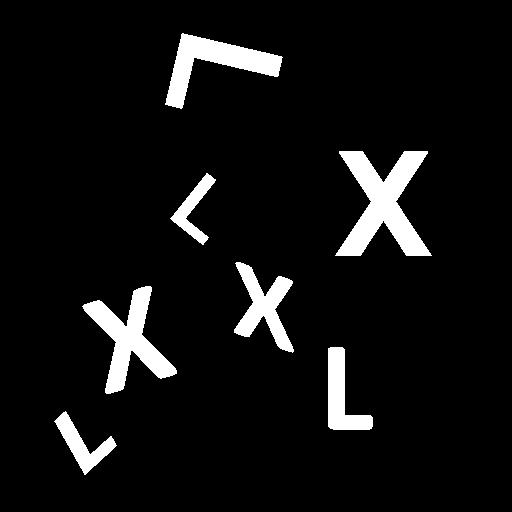
#> input picture 15_CV_notebook/example.png, 512 x 512 px
$ jupyter execute 15_identify_letters_unsupervised_IC.ipynb   (shell and % lines are left out)
#> lines starting #> are read from the running program, lines starting #| are printed output that depends on the picture; after the words box and inside, x2 and y2 are one past the last pixel; in counts of white or black regions, pixels touching at a corner belong together
[cell 1]
import matplotlib.pyplot as plt
plt.rcParams['axes.labelsize'] = 20
plt.rcParams['xtick.labelsize'] = 14
plt.rcParams['ytick.labelsize'] = 14
import numpy as np

import cv2

from skimage.io import imread
from skimage import color

# images and idea: Christian Dullin

[cell 2]
img = np.array(imread('example.png'))
#> img: shape (512, 512); 6.9% white; 7 white regions

plt.figure(figsize=(6,6))
plt.imshow(img,  cmap='gray')
plt.axis('off')
plt.title('the raw image', fontsize=20)
plt.show()

[cell 3]
# calculation of the contours in the images

# cv.findContours(image, mode, method [, contours[, hierarchy[, offset]]])
#
# mode: cv2.RETR_LIST: retrieves all of the contours without establishing any hierarchical relationships.
#
# method: cv2.CHAIN_APPROX_NONE: stores absolutely all the contour points. That is, any 2
# subsequent points (x1,y1) and (x2,y2) of the contour will be either horizontal, vertical or diagonal neig
cont,hierarchy=cv2.findContours(img, cv2.RETR_LIST,cv2.CHAIN_APPROX_NONE)
#> cont = 7 contours; box (x1, y1, x2, y2) and area: (335, 151, 432, 256) 4634, (82, 286, 177, 394) 3483, (165, 33, 283, 109) 3003, (234, 262, 294, 353) 2150, (328, 347, 373, 430) 1688, (54, 411, 117, 475) 1196, (170, 173, 216, 245) 936

[cell 4]
# create color image to draw contours
img_c = color.gray2rgb(img)
#> img_c is the input picture: shape (512, 512, 3); 6.9% white; 7 white regions, largest, box (x1, y1, x2, y2) and area: (335, 151, 432, 256) 4853, (82, 286, 177, 394) 3670, (165, 33, 283, 109) 3174

# cv.drawContours(image, contours, contourIdx, color, thickness)
# contourIdx: Parameter indicating a contour to draw. If negative, all the contours are drawn.
image_plus = cv2.drawContours(img_c, cont, -1, (255,0,0), 2)
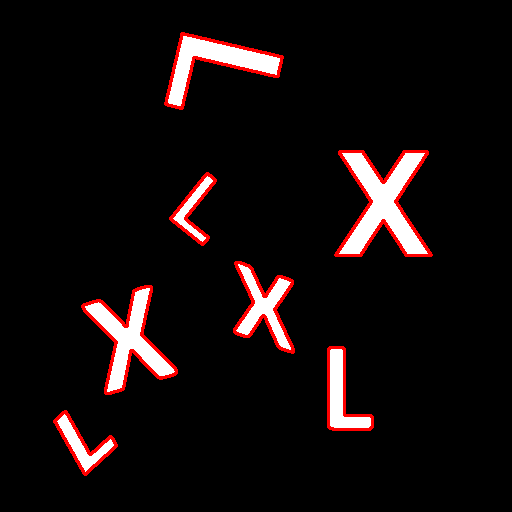
#> image_plus: shape (512, 512, 3); mean R, G, B 20.5, 12.9, 12.9

plt.figure(figsize=(6,6))
plt.imshow(image_plus)
plt.axis('off')
plt.title('image with contours', fontsize=20)
plt.show()

[cell 5]
# generation of an array for the fourier descriptors
FD = np.zeros([len(cont),100],dtype=complex)


# analyze all contours
for i in range(len(cont)):

    # if we would need very good scale invariance
    # this would be the point to interpolate all
    # contours so that they have the same length

    # interpret the contour as a complex number
    v=np.zeros([len(cont[i])],dtype=complex)

    # convert each contour point into a complex number
    for j in range(0,len(cont[i])):
        v[j]=cont[i][:,0][j,0]  +1j*cont[i][:,0][j,1]

    # compute the actual Fourier descriptors, keep the first 100
    # we scale with the length of the contour, given by v.shape[0] -> some scale invariance
    FD[i,:]=np.fft.fft(v)[0:100]/v.shape[0]
#> this loop made 7 passes

[cell 6]
from sklearn.cluster import KMeans
from sklearn import preprocessing

# finally use KMeans to cluster the fourier descriptors
# Note: don't use the 0 order harmonic since it depends on the position of the object
# already a few harmonics are sufficient
# we use the absolute value of the complex fourier descriptors since the phase depends on the orientation of the object
# we scale with the length of the contour, given by v.shape[0] -> soem scale invariance
# we normalize the feature space
X=preprocessing.normalize(np.absolute(FD[:,1:5]))
#> X = [[0.793, 0.571, 0.211, 0.0211], [0.927, 0.348, 0.134, 0.0467], [0.454, 0.0803, 0.887, 0.0352], [0.612, 0.065, 0.788, 0.0188], [0.871, 0.476, 0.12, 0.00759], [0.433, 0.135, 0.889, 0.0587], [0.867, 0.484, 0.118, 0.00951]]
kmeans=KMeans(n_clusters=2, n_init= 10).fit(X)

print(kmeans.labels_)
#| [1 1 0 0 1 0 1]

[cell 7]
# show result of clustering
img_f = color.gray2rgb(img)
#loop through all of the contours
for i in range(len(cont)):
    red = 0
    blue = 0
    if kmeans.labels_[i] == 0:
        red =255
    if kmeans.labels_[i] == 1:
        blue =255

    img_f=cv2.drawContours(img_f,[cont[i]],0,(red,0,blue),2)
#> this loop made 7 passes
#> (red, blue) on passes 1 to 7: (0, 255), (0, 255), (255, 0), (255, 0), (0, 255), (255, 0), (0, 255)
#> pass 1, `img_f=cv2.drawContours(img_f,[cont[i]],0,(red,0,blue),2)`:
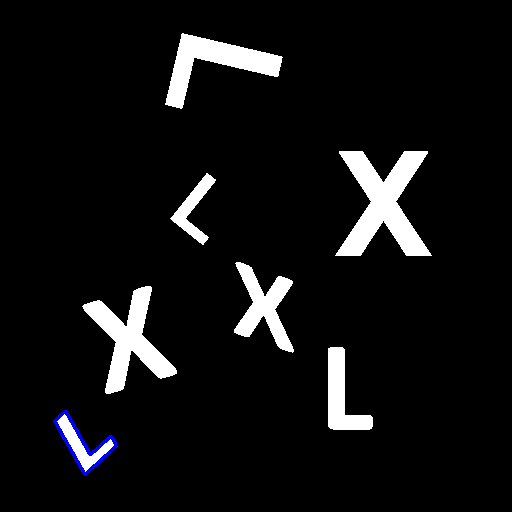
#> img_f: shape (512, 512, 3); 0.28% of pixels changed, all inside (x1, y1, x2, y2) = (53, 410, 118, 476)
#> pass 3, `img_f=cv2.drawContours(img_f,[cont[i]],0,(red,0,blue),2)`:
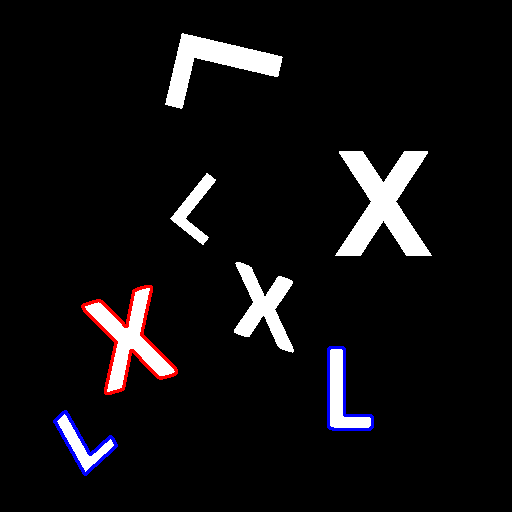
#> img_f: shape (512, 512, 3); mean R, G, B 17.3, 15.8, 17.3
#> after the loop:
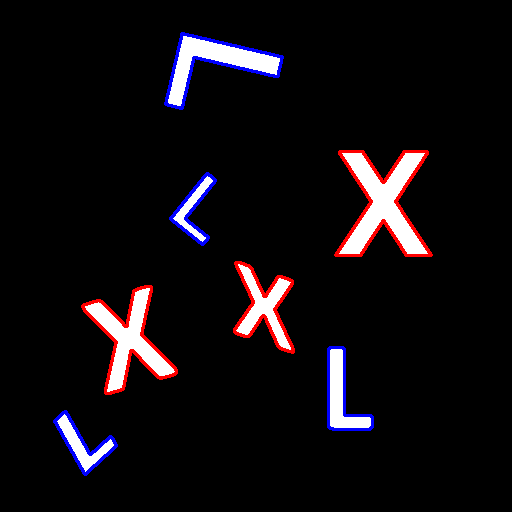
#> img_f: shape (512, 512, 3); 1.84% of pixels changed, all inside (x1, y1, x2, y2) = (164, 32, 433, 354)

plt.figure(figsize=(6,6))
plt.imshow(img_f)
plt.axis('off')
plt.title('letters, identified', fontsize=20)
plt.show()

## Exercise: identify all three types of letters in the next image

[cell 8]
img = np.array(imread('example_1.png'))
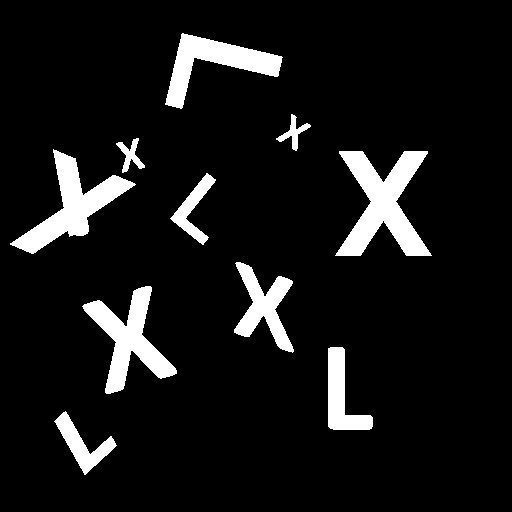
#> input picture 15_CV_notebook/example_1.png, 512 x 512 px
#> img: shape (512, 512); 8.7% white; 10 white regions
plt.figure(figsize=(6,6))
plt.imshow(img,  cmap='gray')
plt.axis('off')
plt.title('the raw image', fontsize=20)
plt.show()

[cell 9]
# calculation of the contours in the images

# cv.findContours(image, mode, method [, contours[, hierarchy[, offset]]])
#
# mode: cv2.RETR_LIST: retrieves all of the contours without establishing any hierarchical relationships.
#
# method: cv2.CHAIN_APPROX_NONE: stores absolutely all the contour points. That is, any 2
# subsequent points (x1,y1) and (x2,y2) of the contour will be either horizontal, vertical or diagonal neig
cont,hierarchy=cv2.findContours(img, cv2.RETR_LIST,cv2.CHAIN_APPROX_NONE)
#> cont = 10 contours; largest, box (x1, y1, x2, y2) and area: (335, 151, 432, 256) 4634, (10, 149, 136, 254) 3735, (82, 286, 177, 394) 3483, (165, 33, 283, 109) 3003, (234, 262, 294, 353) 2150

[cell 10]
# create color image to draw contours
img_c = color.gray2rgb(img)
#> img_c is the input picture: shape (512, 512, 3); 8.7% white; 10 white regions, largest, box (x1, y1, x2, y2) and area: (335, 151, 432, 256) 4853, (10, 149, 136, 254) 3921, (82, 286, 177, 394) 3670

# cv.drawContours(image, contours, contourIdx, color, thickness)
# contourIdx: Parameter indicating a contour to draw. If negative, all the contours are drawn.
image_plus = cv2.drawContours(img_c, cont, -1, (255,0,0), 2)
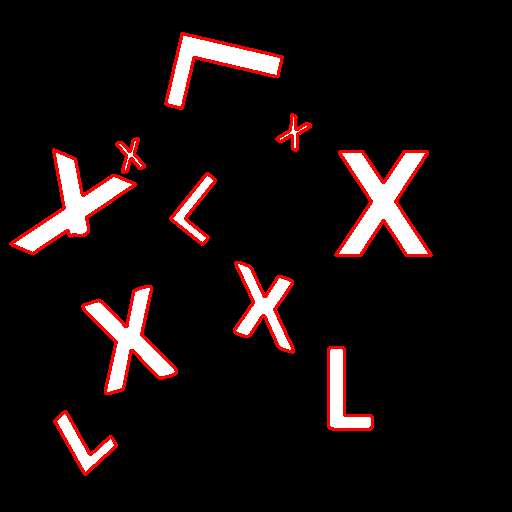
#> image_plus: shape (512, 512, 3); mean R, G, B 25.9, 16, 16

plt.figure(figsize=(6,6))
plt.imshow(image_plus)
plt.axis('off')
plt.title('image with contours', fontsize=20)
plt.show()

[cell 11]
# generation of an array for the fourier descriptors
FD = np.zeros([len(cont),100],dtype=complex)


# analyze all contours
for i in range(len(cont)):

    # if we would need very good scale invariance
    # this would be the point to interpolate all
    # contours so that they have the same length

    # interpret the contour as a complex number
    v=np.zeros([len(cont[i])],dtype=complex)

    # convert each contour point into a complex number
    for j in range(0,len(cont[i])):
        v[j]=cont[i][:,0][j,0]  +1j*cont[i][:,0][j,1]

    # compute the actual Fourier descriptors, keep the first 100
    # we scale with the length of the contour, given by v.shape[0] -> some scale invariance
    FD[i,:]=np.fft.fft(v)[0:100]/v.shape[0]
#> this loop made 10 passes

[cell 12]
from sklearn.cluster import KMeans
from sklearn import preprocessing

# finally use KMeans to cluster the fourier descriptors
# Note: don't use the 0 order harmonic since it depends on the position of the object
# already a few harmonics are sufficient
# we use the absolute value of the complex fourier descriptors since the phase depends on the orientation of the object
# we scale with the length of the contour, given by v.shape[0] -> soem scale invariance
# we normalize the feature space
X=preprocessing.normalize(np.absolute(FD[:,1:5]))
#> X = [[0.793, 0.571, 0.211, 0.0211], [0.927, 0.348, 0.134, 0.0467], [0.454, 0.0803, 0.887, 0.0352], [0.612, 0.065, 0.788, 0.0188], [0.871, 0.476, 0.12, 0.00759], [0.433, 0.135, 0.889, 0.0587], [0.578, 0.704, 0.392, 0.13], [0.441, 0.0503, 0.896, 0.0102], [0.382, 0.0721, 0.921, 0.0314], [0.867, 0.484, 0.118, 0.00951]]
kmeans=KMeans(n_clusters=3, n_init= 10).fit(X)

print(kmeans.labels_)
#| [1 1 0 0 1 0 2 0 0 1]

[cell 13]
# show result of clustering
img_f = color.gray2rgb(img)
#loop through all of the contours
for i in range(len(cont)):
    red = 0
    blue = 0
    green = 0
    if kmeans.labels_[i] == 0:
        red =255
    if kmeans.labels_[i] == 1:
        blue =255
    if kmeans.labels_[i] == 2:
        green =255

    img_f=cv2.drawContours(img_f,[cont[i]],0,(red,0,blue),2)
#> this loop made 10 passes
#> (red, blue, green) on passes 1 to 10: (0, 255, 0), (0, 255, 0), (255, 0, 0), (255, 0, 0), (0, 255, 0), (255, 0, 0), (0, 0, 255), (255, 0, 0), (255, 0, 0), (0, 255, 0)
#> pass 1, `img_f=cv2.drawContours(img_f,[cont[i]],0,(red,0,blue),2)`:
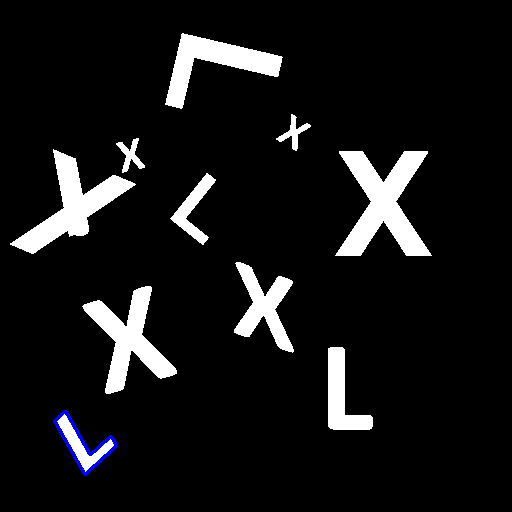
#> img_f: shape (512, 512, 3); 0.28% of pixels changed, all inside (x1, y1, x2, y2) = (53, 410, 118, 476)
#> pass 2, `img_f=cv2.drawContours(img_f,[cont[i]],0,(red,0,blue),2)`:
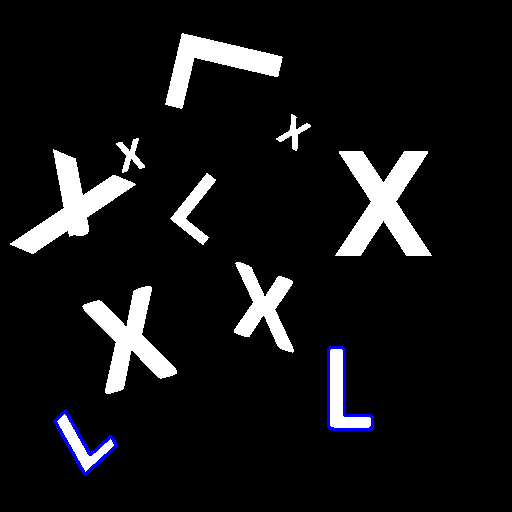
#> img_f: shape (512, 512, 3); 0.28% of pixels changed, all inside (x1, y1, x2, y2) = (327, 346, 374, 431)
#> pass 3, `img_f=cv2.drawContours(img_f,[cont[i]],0,(red,0,blue),2)`:
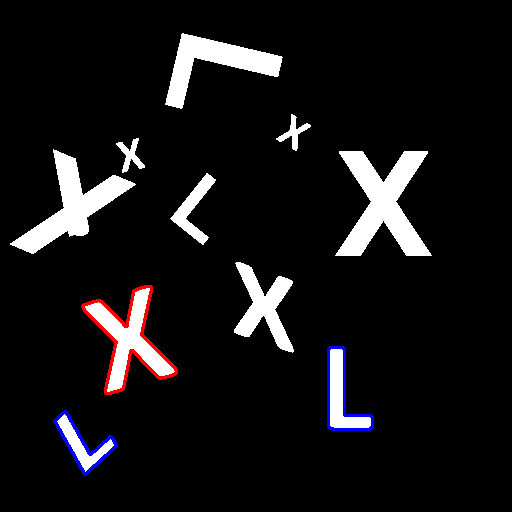
#> img_f: shape (512, 512, 3); 0.56% of pixels changed, all inside (x1, y1, x2, y2) = (81, 285, 178, 395)
#> after the loop:
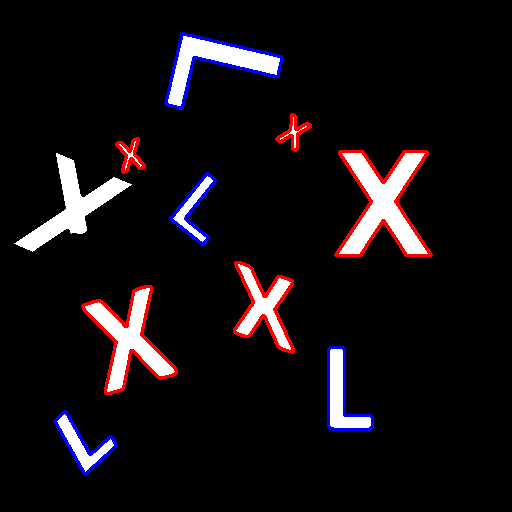
#> img_f: shape (512, 512, 3); 2.53% of pixels changed, all inside (x1, y1, x2, y2) = (10, 32, 433, 354)

plt.figure(figsize=(6,6))
plt.imshow(img_f)
plt.axis('off')
plt.title('letters, identified', fontsize=20)
plt.show()
